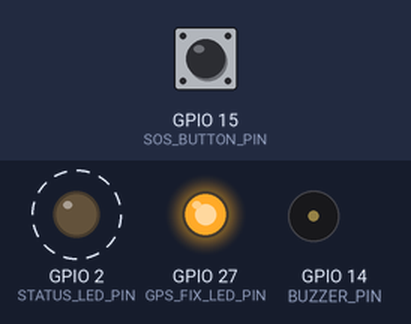
This sketch was run on a simulated ESP32. On the bench: output pins drawn as LEDs (lit = HIGH), buzzer (waves = sounding, pin HIGH). Dashed ring = blinking. The test bench sets the inputs (shaded band); at power-on: GPIO 15 (SOS_BUTTON_PIN) HIGH. What the sketch prints to the serial monitor is not drawn.

Above: at 1.2 s.
1.3 s: GPIO 15 (SOS_BUTTON_PIN) pulled LOW for 3.2 s
At 2.05 s:
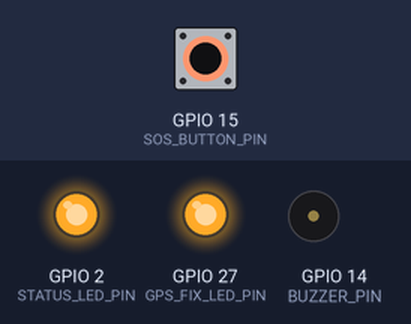
At 4.63 s:
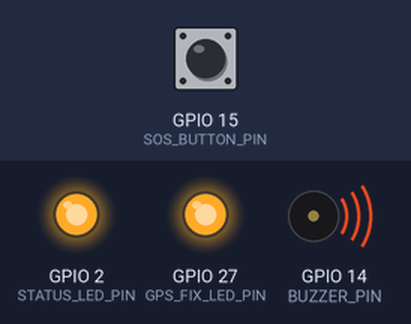
6.0 s: GPIO 15 (SOS_BUTTON_PIN) pulled LOW for 0.15 s
Timing chart, 0 to 15.0 s (numbered marks = the images above; inputs shaded):
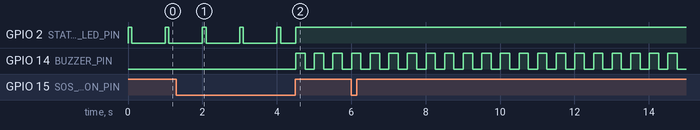

Measured:
- after the input at 1.3 s, GPIO 14 (BUZZER_PIN): alternates HIGH for 0.25 s and LOW for 0.25 s, starting after 3.2 s
- by itself, GPIO 2 (STATUS_LED_PIN): repeats every 1.0 s: LOW 0.90 s, HIGH 0.10 s

The sketch:

sos_button_test.ino
```cpp
/**
 * SOS Button + LEDs + Buzzer Test
 *
 * Wiring:
 *   SOS button  -> GPIO15, other leg to GND (internal pull-up used)
 *   Status LED  -> GPIO2  via 330 Ω (onboard LED already has a resistor)
 *   GPS fix LED -> GPIO27 via 330 Ω
 *   Buzzer      -> GPIO14 (active buzzer, + to GPIO14, − to GND)
 *
 * Verify: Serial Monitor @ 115200.
 *   - Short press  (< 3 s): prints "short press" (ignored, as in firmware).
 *   - Hold 3 s     : SOS toggles — buzzer beeps fast, status LED blinks,
 *                    "🚨 SOS ACTIVE" / "✅ SOS CLEARED" printed.
 *
 * This replicates the exact debounce + 3 s hold logic used in the firmware.
 */

#define SOS_BUTTON_PIN 15
#define STATUS_LED_PIN 2
#define GPS_FIX_LED_PIN 27
#define BUZZER_PIN 14
#define SOS_HOLD_MS 3000

bool sosActive = false;

void setup() {
  Serial.begin(115200);
  pinMode(SOS_BUTTON_PIN, INPUT_PULLUP);
  pinMode(STATUS_LED_PIN, OUTPUT);
  pinMode(GPS_FIX_LED_PIN, OUTPUT);
  pinMode(BUZZER_PIN, OUTPUT);

  Serial.println(F("Hold the button 3 s to toggle SOS. GPS LED stays on."));
  digitalWrite(GPS_FIX_LED_PIN, HIGH);   // simulate "GPS fix"
}

void loop() {
  checkButton();
  updateBuzzer();
  digitalWrite(STATUS_LED_PIN, sosActive ? HIGH : (millis() % 1000 < 100));
}

/** Same 50 ms debounce + 3 s hold logic as the production firmware. */
void checkButton() {
  static unsigned long lastCheck = 0;
  static bool lastState = HIGH;
  static unsigned long pressStart = 0;

  if (millis() - lastCheck < 50) return;
  lastCheck = millis();

  bool state = digitalRead(SOS_BUTTON_PIN);

  if (state == LOW && lastState == HIGH) pressStart = millis();

  if (state == HIGH && lastState == LOW) {
    if (millis() - pressStart >= SOS_HOLD_MS) {
      sosActive = !sosActive;
      if (sosActive) {
        Serial.println(F("🚨 SOS ACTIVE"));
      } else {
        Serial.println(F("✅ SOS CLEARED"));
      }
    } else {
      Serial.printf("short press (%lu ms) — ignored\n",
        millis() - pressStart);
    }
  }
  lastState = state;
}

void updateBuzzer() {
  static unsigned long lastToggle = 0;
  if (!sosActive) {
    digitalWrite(BUZZER_PIN, LOW);
    lastToggle = 0;
    return;
  }
  if (lastToggle == 0) {
    digitalWrite(BUZZER_PIN, HIGH);
    lastToggle = millis();
    return;
  }
  if (millis() - lastToggle >= 250) {   // fast beep pattern while SOS
    digitalWrite(BUZZER_PIN, !digitalRead(BUZZER_PIN));
    lastToggle = millis();
  }
}
```
